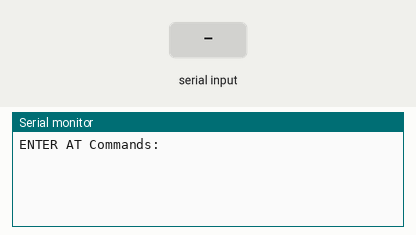
The sketch below on a simulated Arduino Uno, built with avr-gcc and run on an emulated ATmega328P. Parts: the last lines printed to the serial monitor. The test bench sets the inputs (shaded band).

Above: at 1.2 s.
1.3 s: "1" received over the second serial link
At 1.7 s:
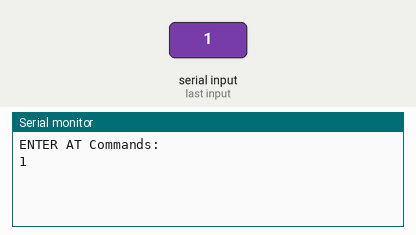
2.8 s: "0" received over the second serial link
At 4.1 s:
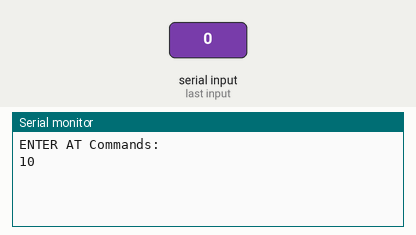

The sketch:

config_hc05.ino
```cpp
/*
  ***Cài đặt HC-06
  AT: Trả về OK
  AT+NAMExxxx: đặt tên, VD: AT+NAMEtest2 => Tên là test2
  AT+PINxxxx: đặt mật khẩu, VD: AT+PIN1111 => mật khẩu là 1111
  AT+BAUDx: Đặt tốc độ truyền được sử dụng cho giao tiếp UART nối tiếp
            x = số giá trị hex một chữ số từ 1 đến C, vd: AT+BAUD6
  1 ——— 1200
  2 ——— 2400
  3 ——— 4800
  4 ——— 9600 (Mặc định）
  5 ——— 19200
  6 ——— 38400
  7 ——— 57600
  8 ——— 115200
  9 ——— 230400
  A ——— 460800
  B ——— 921600
  C ——— 1382400
Trả lời bằng OKxxxx trong đó xxxx là tốc độ truyền mới. Ví dụ “AT + BAUD4 ”trả lời với“ OK9600 ”
 */


#include <SoftwareSerial.h>

SoftwareSerial hc05(3,2); //TX HC06 - RX 2, RX HC06 - TX 3

void setup(){
  //Khởi tạo Serial
  Serial.begin(38400);
  Serial.println("ENTER AT Commands:");
  //Khởi tạo Bluetooth
  hc05.begin(38400);
}

void loop(){
  //Đọc dữ liệu từ HC-06 gửi đến Arduino
  if (hc05.available()){
    Serial.write(hc05.read());
  }

  //Đọc dữ liệu từ arduino gửi đến HC-06
  if (Serial.available()){
    hc05.write(Serial.read());
  }
}
```

Measured:
- after the input at 1.3 s, the serial monitor: prints a new line at once (image 1)
- after the input at 2.8 s, the serial monitor: prints a new line at once (image 2)
